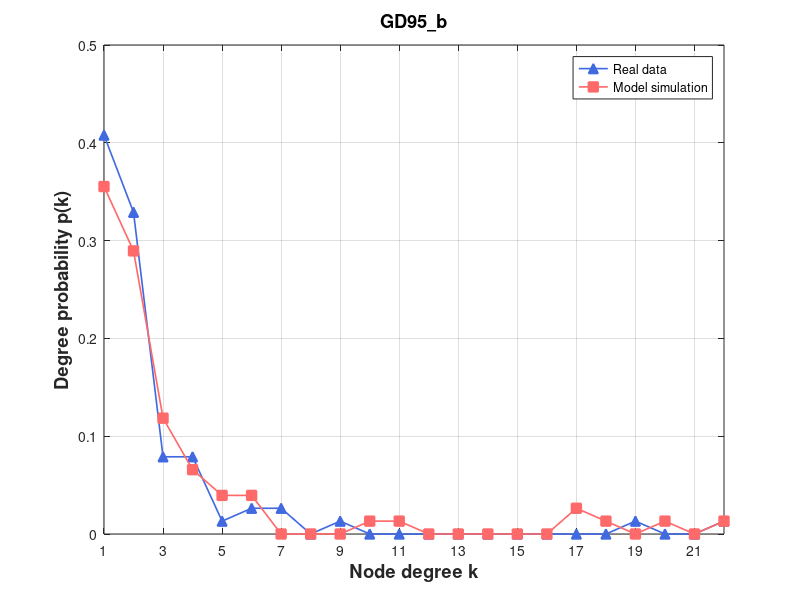

MATLAB code to generate this figure:
% Create some data
% 定义度数直方图

degree_hist1 = [0, 31, 25, 6, 6, 1, 2, 2, 0, 1, 0, 0, 0, 0, 0, 0, 0, 0, 0, 1, 0, 0, 1];
degree_hist2 = [0, 27, 22, 9, 5, 3, 3, 0, 0, 0, 1, 1, 0, 0, 0, 0, 0, 2, 1, 0, 1, 0, 1];

% 将度数直方图转换为浮点型数组

degree_hist1 = double(degree_hist1);
degree_hist2 = double(degree_hist2);

degree1 = degree_hist1(2:end);
degree2 = degree_hist2(2:end);
% 计算度数概率
degree_prob1 = degree1 / sum(degree1);
degree_prob2 = degree2 / sum(degree2);

figure

set(gca, 'FontSize', 12);

  
plot(1:length(degree_prob1), degree_prob1, '^-','Color',[65/256,105/256,225/256],'LineWidth',1.2,'Markersize',7,'MarkerFaceColor',[65/256,105/256,225/256])

hold on
%plot(eb, predictionData,'ro-','LineWidth',1.2,'Markersize',7,'MarkerFaceColor','r')
%plot(eb, predictionData, 's-','Color',[171/256,130/256,255/256],'LineWidth',1.2,'Markersize',7,'MarkerFaceColor',[171/256,130/256,255/256]) 
%plot(eb, epsilon7, 's-','Color',[0/256,206/256,209/256],'LineWidth',1.2,'Markersize',7,'MarkerFaceColor',[0/256,206/256,209/256])

%plot(eb, size700, 's-','Color',[171/256,130/256,255/256],'LineWidth',1.2,'Markersize',7,'MarkerFaceColor',[171/256,130/256,255/256]) %Purple
plot(1:length(degree_prob2), degree_prob2, 's-','Color',[255/256,106/256,106/256],'LineWidth',1.2,'Markersize',7,'MarkerFaceColor',[255/256,106/256,106/256])



% Turn on the grid
grid on

% Add title and axis labels
%title('Performance of Baseband QPSK')
xlabel('Node degree k','FontSize',13.2,'FontWeight','bold')
ylabel('Degree probability p(k)','FontSize',13.2,'FontWeight','bold')
legend('Real data', 'Model simulation')
% title('Wikibooks (Initial)', 'FontSize', 13.2, 'FontWeight', 'bold')
title('GD95\_b', 'FontSize', 13.2, 'FontWeight', 'bold')
% axis([0.03 1.02 0 0.35])
%set(gca,'xtick',[xmin:step:xmax])
% set(gca,'xtick',[1:1000:11000])
set(gca,'xtick', 1:2:max(length(degree_prob1),length(degree_prob2)))
% set(gca,'xticklabels',{'0','0.16','0.32','0.48','0.64','0.80'});
%set(gca,'ytick',[0:0.05:0.35])
xlim([1 max(length(degree_prob1),length(degree_prob2))])
%set(gca,'xscale','log')
